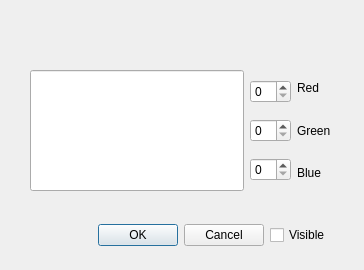
<?xml version="1.0" encoding="UTF-8"?>
<ui version="4.0">
 <class>OptionDialog</class>
 <widget class="QDialog" name="OptionDialog">
  <property name="geometry">
   <rect>
    <x>0</x>
    <y>0</y>
    <width>364</width>
    <height>270</height>
   </rect>
  </property>
  <property name="windowTitle">
   <string>Dialog</string>
  </property>
  <widget class="QWidget" name="layoutWidget">
   <property name="geometry">
    <rect>
     <x>30</x>
     <y>70</y>
     <width>301</width>
     <height>121</height>
    </rect>
   </property>
   <layout class="QHBoxLayout" name="horizontalLayout_2">
    <item>
     <widget class="QLineEdit" name="lineEdit">
      <property name="sizePolicy">
       <sizepolicy hsizetype="Expanding" vsizetype="Expanding">
        <horstretch>0</horstretch>
        <verstretch>0</verstretch>
       </sizepolicy>
      </property>
     </widget>
    </item>
    <item>
     <layout class="QHBoxLayout" name="horizontalLayout">
      <item>
       <layout class="QVBoxLayout" name="verticalLayout">
        <item>
         <widget class="QSpinBox" name="spinBox_R"/>
        </item>
        <item>
         <widget class="QSpinBox" name="spinBox_G"/>
        </item>
        <item>
         <widget class="QSpinBox" name="spinBox_B"/>
        </item>
       </layout>
      </item>
      <item>
       <layout class="QVBoxLayout" name="verticalLayout_2">
        <item>
         <widget class="QLabel" name="label">
          <property name="text">
           <string>Red</string>
          </property>
         </widget>
        </item>
        <item>
         <widget class="QLabel" name="label_3">
          <property name="text">
           <string>Green</string>
          </property>
         </widget>
        </item>
        <item>
         <widget class="QLabel" name="label_2">
          <property name="text">
           <string>Blue</string>
          </property>
         </widget>
        </item>
       </layout>
      </item>
     </layout>
    </item>
   </layout>
  </widget>
  <widget class="QWidget" name="layoutWidget">
   <property name="geometry">
    <rect>
     <x>20</x>
     <y>220</y>
     <width>311</width>
     <height>30</height>
    </rect>
   </property>
   <layout class="QHBoxLayout" name="horizontalLayout_3">
    <item>
     <widget class="QDialogButtonBox" name="buttonBox">
      <property name="orientation">
       <enum>Qt::Orientation::Horizontal</enum>
      </property>
      <property name="standardButtons">
       <set>QDialogButtonBox::StandardButton::Cancel|QDialogButtonBox::StandardButton::Ok</set>
      </property>
     </widget>
    </item>
    <item>
     <widget class="QCheckBox" name="checkBoxVisible">
      <property name="text">
       <string>Visible</string>
      </property>
     </widget>
    </item>
   </layout>
  </widget>
 </widget>
 <resources/>
 <connections>
  <connection>
   <sender>buttonBox</sender>
   <signal>accepted()</signal>
   <receiver>OptionDialog</receiver>
   <slot>accept()</slot>
   <hints>
    <hint type="sourcelabel">
     <x>248</x>
     <y>254</y>
    </hint>
    <hint type="destinationlabel">
     <x>157</x>
     <y>274</y>
    </hint>
   </hints>
  </connection>
  <connection>
   <sender>buttonBox</sender>
   <signal>rejected()</signal>
   <receiver>OptionDialog</receiver>
   <slot>reject()</slot>
   <hints>
    <hint type="sourcelabel">
     <x>316</x>
     <y>260</y>
    </hint>
    <hint type="destinationlabel">
     <x>286</x>
     <y>274</y>
    </hint>
   </hints>
  </connection>
 </connections>
</ui>
